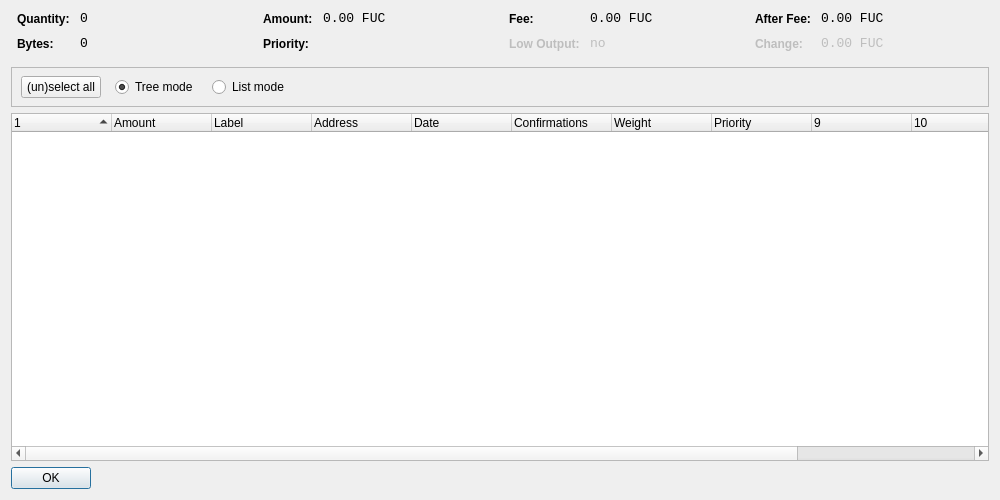
<?xml version="1.0" encoding="UTF-8"?>
<ui version="4.0">
 <class>CoinControlDialog</class>
 <widget class="QWidget" name="CoinControlDialog">
  <property name="geometry">
   <rect>
    <x>0</x>
    <y>0</y>
    <width>1000</width>
    <height>500</height>
   </rect>
  </property>
  <property name="windowTitle">
   <string>Coin Control</string>
  </property>
  <layout class="QVBoxLayout" name="verticalLayout">
   <item>
    <layout class="QHBoxLayout" name="horizontalLayoutTop" stretch="0,0,0,0">
     <property name="topMargin">
      <number>0</number>
     </property>
     <property name="bottomMargin">
      <number>10</number>
     </property>
     <item>
      <layout class="QFormLayout" name="formLayoutCoinControl1">
       <property name="horizontalSpacing">
        <number>10</number>
       </property>
       <property name="verticalSpacing">
        <number>10</number>
       </property>
       <property name="leftMargin">
        <number>6</number>
       </property>
       <property name="rightMargin">
        <number>6</number>
       </property>
       <item row="0" column="0">
        <widget class="QLabel" name="labelCoinControlQuantityText">
         <property name="styleSheet">
          <string notr="true">font-weight:bold;</string>
         </property>
         <property name="text">
          <string>Quantity:</string>
         </property>
        </widget>
       </item>
       <item row="0" column="1">
        <widget class="QLabel" name="labelCoinControlQuantity">
         <property name="font">
          <font>
           <family>Monospace</family>
           <pointsize>10</pointsize>
          </font>
         </property>
         <property name="cursor">
          <cursorShape>IBeamCursor</cursorShape>
         </property>
         <property name="contextMenuPolicy">
          <enum>Qt::ActionsContextMenu</enum>
         </property>
         <property name="text">
          <string notr="true">0</string>
         </property>
         <property name="textInteractionFlags">
          <set>Qt::LinksAccessibleByMouse|Qt::TextSelectableByKeyboard|Qt::TextSelectableByMouse</set>
         </property>
        </widget>
       </item>
       <item row="1" column="0">
        <widget class="QLabel" name="labelCoinControlBytesText">
         <property name="styleSheet">
          <string notr="true">font-weight:bold;</string>
         </property>
         <property name="text">
          <string>Bytes:</string>
         </property>
        </widget>
       </item>
       <item row="1" column="1">
        <widget class="QLabel" name="labelCoinControlBytes">
         <property name="font">
          <font>
           <family>Monospace</family>
           <pointsize>10</pointsize>
          </font>
         </property>
         <property name="cursor">
          <cursorShape>IBeamCursor</cursorShape>
         </property>
         <property name="contextMenuPolicy">
          <enum>Qt::ActionsContextMenu</enum>
         </property>
         <property name="text">
          <string notr="true">0</string>
         </property>
         <property name="textInteractionFlags">
          <set>Qt::LinksAccessibleByMouse|Qt::TextSelectableByKeyboard|Qt::TextSelectableByMouse</set>
         </property>
        </widget>
       </item>
      </layout>
     </item>
     <item>
      <layout class="QFormLayout" name="formLayoutCoinControl2">
       <property name="horizontalSpacing">
        <number>10</number>
       </property>
       <property name="verticalSpacing">
        <number>10</number>
       </property>
       <property name="leftMargin">
        <number>6</number>
       </property>
       <property name="rightMargin">
        <number>6</number>
       </property>
       <item row="0" column="0">
        <widget class="QLabel" name="labelCoinControlAmountText">
         <property name="styleSheet">
          <string notr="true">font-weight:bold;</string>
         </property>
         <property name="text">
          <string>Amount:</string>
         </property>
        </widget>
       </item>
       <item row="0" column="1">
        <widget class="QLabel" name="labelCoinControlAmount">
         <property name="font">
          <font>
           <family>Monospace</family>
           <pointsize>10</pointsize>
          </font>
         </property>
         <property name="cursor">
          <cursorShape>IBeamCursor</cursorShape>
         </property>
         <property name="contextMenuPolicy">
          <enum>Qt::ActionsContextMenu</enum>
         </property>
         <property name="text">
          <string notr="true">0.00 FUC</string>
         </property>
         <property name="textInteractionFlags">
          <set>Qt::LinksAccessibleByMouse|Qt::TextSelectableByKeyboard|Qt::TextSelectableByMouse</set>
         </property>
        </widget>
       </item>
       <item row="1" column="0">
        <widget class="QLabel" name="labelCoinControlPriorityText">
         <property name="styleSheet">
          <string notr="true">font-weight:bold;</string>
         </property>
         <property name="text">
          <string>Priority:</string>
         </property>
        </widget>
       </item>
       <item row="1" column="1">
        <widget class="QLabel" name="labelCoinControlPriority">
         <property name="font">
          <font>
           <family>Monospace</family>
           <pointsize>10</pointsize>
          </font>
         </property>
         <property name="cursor">
          <cursorShape>IBeamCursor</cursorShape>
         </property>
         <property name="contextMenuPolicy">
          <enum>Qt::ActionsContextMenu</enum>
         </property>
         <property name="text">
          <string/>
         </property>
         <property name="textInteractionFlags">
          <set>Qt::LinksAccessibleByMouse|Qt::TextSelectableByKeyboard|Qt::TextSelectableByMouse</set>
         </property>
        </widget>
       </item>
      </layout>
     </item>
     <item>
      <layout class="QFormLayout" name="formLayoutCoinControl3">
       <property name="horizontalSpacing">
        <number>10</number>
       </property>
       <property name="verticalSpacing">
        <number>10</number>
       </property>
       <property name="leftMargin">
        <number>6</number>
       </property>
       <property name="rightMargin">
        <number>6</number>
       </property>
       <item row="0" column="0">
        <widget class="QLabel" name="labelCoinControlFeeText">
         <property name="styleSheet">
          <string notr="true">font-weight:bold;</string>
         </property>
         <property name="text">
          <string>Fee:</string>
         </property>
        </widget>
       </item>
       <item row="0" column="1">
        <widget class="QLabel" name="labelCoinControlFee">
         <property name="font">
          <font>
           <family>Monospace</family>
           <pointsize>10</pointsize>
          </font>
         </property>
         <property name="cursor">
          <cursorShape>IBeamCursor</cursorShape>
         </property>
         <property name="contextMenuPolicy">
          <enum>Qt::ActionsContextMenu</enum>
         </property>
         <property name="text">
          <string notr="true">0.00 FUC</string>
         </property>
         <property name="textInteractionFlags">
          <set>Qt::LinksAccessibleByMouse|Qt::TextSelectableByKeyboard|Qt::TextSelectableByMouse</set>
         </property>
        </widget>
       </item>
       <item row="1" column="0">
        <widget class="QLabel" name="labelCoinControlLowOutputText">
         <property name="enabled">
          <bool>false</bool>
         </property>
         <property name="styleSheet">
          <string notr="true">font-weight:bold;</string>
         </property>
         <property name="text">
          <string>Low Output:</string>
         </property>
        </widget>
       </item>
       <item row="1" column="1">
        <widget class="QLabel" name="labelCoinControlLowOutput">
         <property name="enabled">
          <bool>false</bool>
         </property>
         <property name="font">
          <font>
           <family>Monospace</family>
           <pointsize>10</pointsize>
          </font>
         </property>
         <property name="cursor">
          <cursorShape>IBeamCursor</cursorShape>
         </property>
         <property name="contextMenuPolicy">
          <enum>Qt::ActionsContextMenu</enum>
         </property>
         <property name="text">
          <string>no</string>
         </property>
         <property name="textInteractionFlags">
          <set>Qt::LinksAccessibleByMouse|Qt::TextSelectableByKeyboard|Qt::TextSelectableByMouse</set>
         </property>
        </widget>
       </item>
      </layout>
     </item>
     <item>
      <layout class="QFormLayout" name="formLayoutCoinControl4">
       <property name="horizontalSpacing">
        <number>10</number>
       </property>
       <property name="verticalSpacing">
        <number>10</number>
       </property>
       <property name="leftMargin">
        <number>6</number>
       </property>
       <property name="rightMargin">
        <number>6</number>
       </property>
       <item row="0" column="0">
        <widget class="QLabel" name="labelCoinControlAfterFeeText">
         <property name="styleSheet">
          <string notr="true">font-weight:bold;</string>
         </property>
         <property name="text">
          <string>After Fee:</string>
         </property>
        </widget>
       </item>
       <item row="0" column="1">
        <widget class="QLabel" name="labelCoinControlAfterFee">
         <property name="font">
          <font>
           <family>Monospace</family>
           <pointsize>10</pointsize>
          </font>
         </property>
         <property name="cursor">
          <cursorShape>IBeamCursor</cursorShape>
         </property>
         <property name="contextMenuPolicy">
          <enum>Qt::ActionsContextMenu</enum>
         </property>
         <property name="text">
          <string notr="true">0.00 FUC</string>
         </property>
         <property name="textInteractionFlags">
          <set>Qt::LinksAccessibleByMouse|Qt::TextSelectableByKeyboard|Qt::TextSelectableByMouse</set>
         </property>
        </widget>
       </item>
       <item row="1" column="0">
        <widget class="QLabel" name="labelCoinControlChangeText">
         <property name="enabled">
          <bool>false</bool>
         </property>
         <property name="styleSheet">
          <string notr="true">font-weight:bold;</string>
         </property>
         <property name="text">
          <string>Change:</string>
         </property>
        </widget>
       </item>
       <item row="1" column="1">
        <widget class="QLabel" name="labelCoinControlChange">
         <property name="enabled">
          <bool>false</bool>
         </property>
         <property name="font">
          <font>
           <family>Monospace</family>
           <pointsize>10</pointsize>
          </font>
         </property>
         <property name="cursor">
          <cursorShape>IBeamCursor</cursorShape>
         </property>
         <property name="contextMenuPolicy">
          <enum>Qt::ActionsContextMenu</enum>
         </property>
         <property name="text">
          <string notr="true">0.00 FUC</string>
         </property>
         <property name="textInteractionFlags">
          <set>Qt::LinksAccessibleByMouse|Qt::TextSelectableByKeyboard|Qt::TextSelectableByMouse</set>
         </property>
        </widget>
       </item>
      </layout>
     </item>
    </layout>
   </item>
   <item>
    <widget class="QFrame" name="frame">
     <property name="minimumSize">
      <size>
       <width>0</width>
       <height>40</height>
      </size>
     </property>
     <property name="frameShape">
      <enum>QFrame::StyledPanel</enum>
     </property>
     <property name="frameShadow">
      <enum>QFrame::Sunken</enum>
     </property>
     <widget class="QWidget" name="horizontalLayoutWidget">
      <property name="geometry">
       <rect>
        <x>10</x>
        <y>0</y>
        <width>781</width>
        <height>41</height>
       </rect>
      </property>
      <layout class="QHBoxLayout" name="horizontalLayoutPanel" stretch="0,0,0,0">
       <property name="spacing">
        <number>14</number>
       </property>
       <item>
        <widget class="QPushButton" name="pushButtonSelectAll">
         <property name="sizePolicy">
          <sizepolicy hsizetype="Maximum" vsizetype="Fixed">
           <horstretch>0</horstretch>
           <verstretch>0</verstretch>
          </sizepolicy>
         </property>
         <property name="text">
          <string>(un)select all</string>
         </property>
        </widget>
       </item>
       <item>
        <widget class="QRadioButton" name="radioTreeMode">
         <property name="sizePolicy">
          <sizepolicy hsizetype="Maximum" vsizetype="Fixed">
           <horstretch>0</horstretch>
           <verstretch>0</verstretch>
          </sizepolicy>
         </property>
         <property name="text">
          <string>Tree mode</string>
         </property>
         <property name="checked">
          <bool>true</bool>
         </property>
        </widget>
       </item>
       <item>
        <widget class="QRadioButton" name="radioListMode">
         <property name="sizePolicy">
          <sizepolicy hsizetype="Maximum" vsizetype="Fixed">
           <horstretch>0</horstretch>
           <verstretch>0</verstretch>
          </sizepolicy>
         </property>
         <property name="text">
          <string>List mode</string>
         </property>
        </widget>
       </item>
       <item>
        <spacer name="horizontalSpacer">
         <property name="orientation">
          <enum>Qt::Horizontal</enum>
         </property>
         <property name="sizeHint" stdset="0">
          <size>
           <width>40</width>
           <height>20</height>
          </size>
         </property>
        </spacer>
       </item>
      </layout>
     </widget>
    </widget>
   </item>
   <item>
    <widget class="CoinControlTreeWidget" name="treeWidget">
     <property name="contextMenuPolicy">
      <enum>Qt::CustomContextMenu</enum>
     </property>
     <property name="sortingEnabled">
      <bool>false</bool>
     </property>
     <property name="columnCount">
      <number>12</number>
     </property>
     <attribute name="headerShowSortIndicator" stdset="0">
      <bool>true</bool>
     </attribute>
     <attribute name="headerStretchLastSection">
      <bool>false</bool>
     </attribute>
     <column>
      <property name="text">
       <string/>
      </property>
     </column>
     <column>
      <property name="text">
       <string>Amount</string>
      </property>
     </column>
     <column>
      <property name="text">
       <string>Label</string>
      </property>
     </column>
     <column>
      <property name="text">
       <string>Address</string>
      </property>
     </column>
     <column>
      <property name="text">
       <string>Date</string>
      </property>
     </column>
     <column>
      <property name="text">
       <string>Confirmations</string>
      </property>
      <property name="toolTip">
       <string>Confirmed</string>
      </property>
     </column>
     <column>
      <property name="text">
       <string>Weight</string>
      </property>
     </column>
     <column>
      <property name="text">
       <string>Priority</string>
      </property>
     </column>
     <column>
      <property name="text">
       <string/>
      </property>
     </column>
     <column>
      <property name="text">
       <string/>
      </property>
     </column>
     <column>
      <property name="text">
       <string/>
      </property>
     </column>
     <column>
      <property name="text">
       <string/>
      </property>
     </column>
    </widget>
   </item>
   <item>
    <widget class="QDialogButtonBox" name="buttonBox">
     <property name="sizePolicy">
      <sizepolicy hsizetype="Maximum" vsizetype="Fixed">
       <horstretch>0</horstretch>
       <verstretch>0</verstretch>
      </sizepolicy>
     </property>
     <property name="orientation">
      <enum>Qt::Horizontal</enum>
     </property>
     <property name="standardButtons">
      <set>QDialogButtonBox::Ok</set>
     </property>
    </widget>
   </item>
  </layout>
 </widget>
 <customwidgets>
  <customwidget>
   <class>CoinControlTreeWidget</class>
   <extends>QTreeWidget</extends>
   <header>coincontroltreewidget.h</header>
  </customwidget>
 </customwidgets>
 <resources/>
 <connections/>
</ui>
